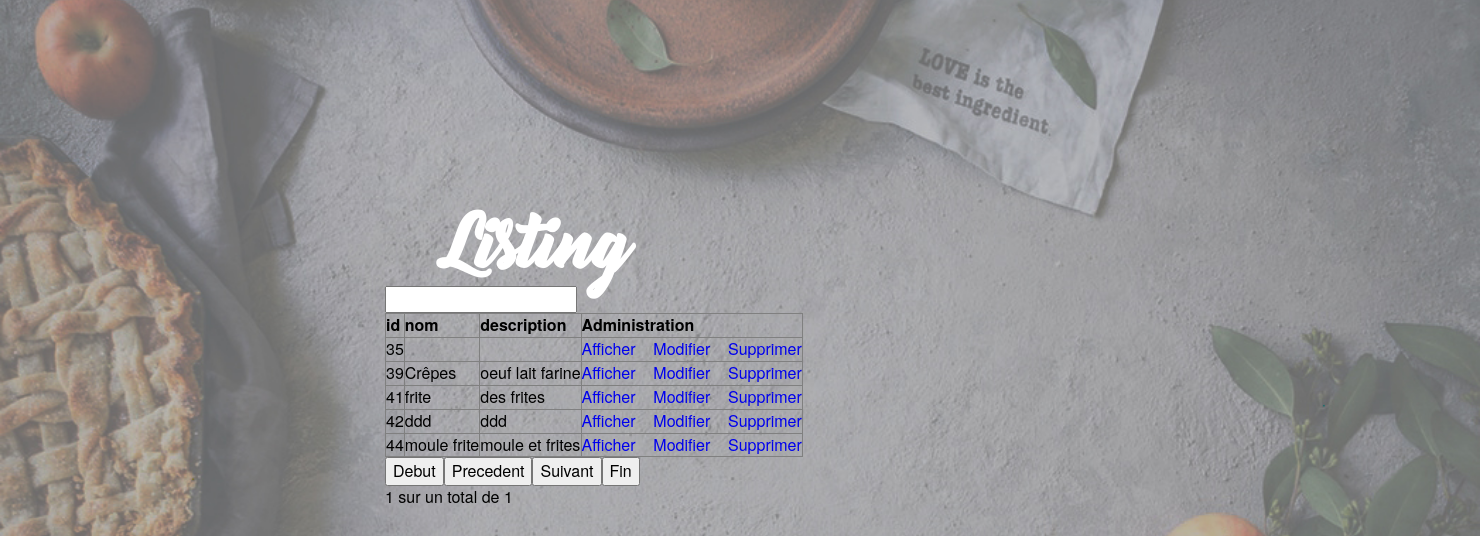
/vue/Listing.php, run on the app's committed database.
### tables this page shows
CREATE TABLE IF NOT EXISTS `recette` (
  `idRecette` int(11) NOT NULL AUTO_INCREMENT,
  `nom` varchar(50) NOT NULL,
  `description` longtext NOT NULL,
  `visibilite` tinyint(1) NOT NULL,
  `IdUtilisateur` int(11) NOT NULL,
  PRIMARY KEY (`idRecette`),
  UNIQUE KEY `nom` (`nom`),
  KEY `Recette_Utilisateur_FK` (`IdUtilisateur`)
);

### DAO/Dao.php (called while the page is built, shortened)
<?php
abstract class Dao
{
    public function __construct($pdo)
    {
        $this->pdo=$pdo;
    }
}

### DAOEntities/RecetteDAO.php (called while the page is built, shortened)
<?php
require '../DAO/Dao.php';
class RecetteDAO extends Dao {
    public function nbRecords() {
            $SqlCount = "SELECT COUNT(*) AS nb FROM Recette;";
        $result = $this->pdo->query($SqlCount);
        $tab = $result->fetch(PDO::FETCH_ASSOC);
        return $tab;
    }
    public function recordsLimit($page,$group){
         $sqlLimit = "SELECT * FROM recette LIMIT " . ($page * $group) . "," . $group . ";";
        $result = $this->pdo->query($sqlLimit);
        $tab3 = $result->fetchAll(PDO::FETCH_ASSOC);
        return $tab3;
    }
}

### vue/Listing.php (the view, shortened to what this page needs)
<!DOCTYPE html>
<?php
require '../DAOEntities/RecetteDAO.php';
?>
<html>
    <head>
        <link rel ="stylesheet" href=  "../style/bootstrap.min.css"/>
        <link rel ="stylesheet" href=  "../style/style1.css"/>
    </head>
    <body>
        <div class="container">
        <header class="jumbotron">
        <h1 id='listing'>Listing</h1>
        </header>
            <body>
<?php
if (isset($_GET['page'])) {
        $page = intval($_GET['page']);
    } else {
        $page = 0;
    }
    $group = 5;
    $mypdo = MyPdo::getInstanceSingleton();
    $pdo = $mypdo->getPdo();
    $rdao= new RecetteDAO($pdo);
    $tab=$rdao->nbRecords();
    $nbrecords = $tab['nb'];
        $pages = ceil($nbrecords / $group);
        $tab2 = $rdao->recordsLimit($page, $group);
         echo "<table border='1'>";
         echo "<th>id</th><th>nom</th><th>description</th><th>Administration</th>";
       foreach ($tab2 as $value){
           echo "<tr>";
           echo "<td>" . $value['idRecette'] . "</td>";
           echo "<td>" . $value['nom'] . "</td>";
           echo "<td>" . $value['description'] . "</td>";
           echo "<td><a href='detail.php?id=" . $value['idRecette'] . "&page=" . $page . "'> Afficher</a> &nbsp;&nbsp;
                    <a href='modification.php?id=" . $value['idRecette'] . "&page=" . $page . "'> Modifier</a> &nbsp;&nbsp;
                    <a href='supprimer.php?id=" . $value['idRecette'] . "&page=" . $page . "'> Supprimer</a>
            </td>";
            echo "</tr>";
       }
       echo '<input type="text" id="search" value="" />';
        echo "</table>";
        echo "<a href='" . $_SERVER['PHP_SELF'] . "?page=0'><button> Debut </button></a>";
        echo "<a href='" . $_SERVER['PHP_SELF'] . "?page=" . ($page - 1) . "'><button> Precedent </button></a>";
        echo "<a href='" . $_SERVER['PHP_SELF'] . "?page=" . ($page + 1) . "'><button> Suivant </button></a>";
        echo "<a href='" . $_SERVER['PHP_SELF'] . "?page=" . ($pages - 1) . "'><button> Fin </button></a>";
        echo "<br>";
        echo ($page + 1) . " sur un total de " . $pages;
          ?>
            </body>

### style/style1.css (style rules this page uses)
body { height: 100vh; width: 100%; background: url("../images/header1.jpg") center center no-repeat; background-size: cover; position: relative; }
.container { position: absolute; left:25%; top: 20%; }
#listing { position: absolute; margin: 0 auto; color: white; font-size: 65px; font-family: 'bernadette'; position: absolute; }
input { font-family: Ariel sans serif; font-size: 15px; }

### data on the page
recette: idRecette "35"
recette: idRecette "39", nom "Crêpes", description "oeuf lait farine"
recette: idRecette "41", nom "frite", description "des frites"
recette: idRecette "42", nom "ddd", description "ddd"
recette: idRecette "44", nom "moule frite", description "moule et frites"

### other printed values
$page + 1 "1"
$pages "1"
